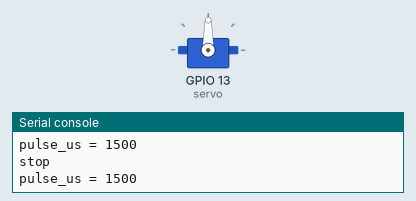
A program run on a simulated ESP32 board running MicroPython. Parts: servo, the last lines printed to the serial console. Servo angles are drawn from the pulse width (0.5 ms = 0°, 2.5 ms = 180°).

Above: at 1.55 s.
At 4.65 s:
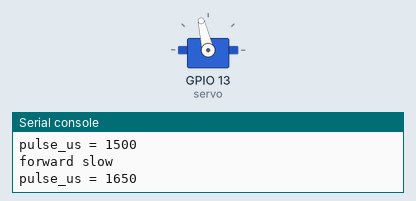
At 7.75 s:
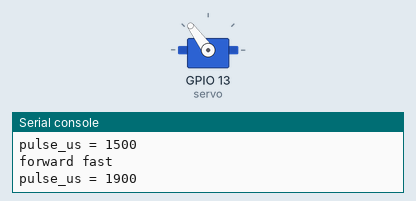
At 14.0 s:
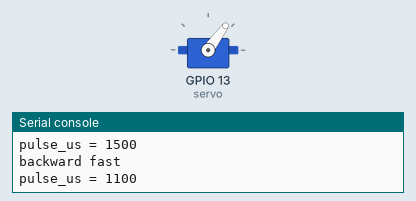
Timing chart, 0 to 20.4 s (numbered marks = the images above):
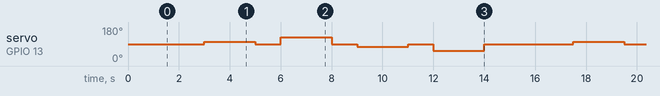

The program:

servo_360.py
```python
from time import sleep_ms

from machine import PWM, Pin

# =========================
# 引脚配置
# =========================

SERVO_PIN = 13       # 舵机黄色/橙色信号线接 GPIO13
PWM_FREQ = 50        # 舵机标准 PWM 频率 50Hz，周期 20ms


# =========================
# 舵机参数
# =========================

# 连续旋转舵机的停止点通常在 1500us 附近
# 如果舵机在 1500us 仍然缓慢转动，就需要微调这个值
STOP_US = 1500

# 常用控制范围
MIN_US = 1000        # 一个方向最快
MAX_US = 2000        # 另一个方向最快


# =========================
# 初始化 PWM
# =========================

servo = PWM(Pin(SERVO_PIN))
servo.freq(PWM_FREQ)


def set_pulse_us(pulse_us):
    """
    直接设置 PWM 高电平脉宽，单位是微秒 us。
    360° 舵机靠这个值控制方向和速度。
    """
    if pulse_us < MIN_US:
        pulse_us = MIN_US

    if pulse_us > MAX_US:
        pulse_us = MAX_US

    try:
        # 新版 MicroPython 支持 duty_ns，精度更直观
        servo.duty_ns(pulse_us * 1000)
    except AttributeError:
        # 兼容旧版 MicroPython
        # 50Hz 周期 = 20ms = 20000us
        duty = int(pulse_us * 65535 / 20000)
        servo.duty_u16(duty)

    print("pulse_us =", pulse_us)


def stop():
    """
    停止舵机。
    """
    set_pulse_us(STOP_US)


def forward(speed=50):
    """
    正转。
    speed 范围：0~100
    0 表示接近停止，100 表示最快。
    """
    if speed < 0:
        speed = 0

    if speed > 100:
        speed = 100

    pulse_us = STOP_US + int((MAX_US - STOP_US) * speed / 100)
    set_pulse_us(pulse_us)


def backward(speed=50):
    """
    反转。
    speed 范围：0~100
    0 表示接近停止，100 表示最快。
    """
    if speed < 0:
        speed = 0

    if speed > 100:
        speed = 100

    pulse_us = STOP_US - int((STOP_US - MIN_US) * speed / 100)
    set_pulse_us(pulse_us)


# =========================
# 主程序
# =========================

print("ESP32-S3 360 Degree Servo Test")
print("Signal pin: GPIO13")

# 上电先停止
stop()
sleep_ms(1500)

while True:
    print("stop")
    stop()
    sleep_ms(1500)

    print("forward slow")
    forward(30)
    sleep_ms(2000)

    print("stop")
    stop()
    sleep_ms(1000)

    print("forward fast")
    forward(80)
    sleep_ms(2000)

    print("stop")
    stop()
    sleep_ms(1000)

    print("backward slow")
    backward(30)
    sleep_ms(2000)

    print("stop")
    stop()
    sleep_ms(1000)

    print("backward fast")
    backward(80)
    sleep_ms(2000)

    print("stop")
    stop()
    sleep_ms(2000)
```

Measured:
- by itself, servo on GPIO 13 (servo): repeats every 14.5 s: 90° 1.0 s, 126° 2.0 s, 90° 1.0 s, 76° 2.0 s, 90° 1.0 s, 54° 2.0 s, 90° 3.5 s, 103° 2.0 s
